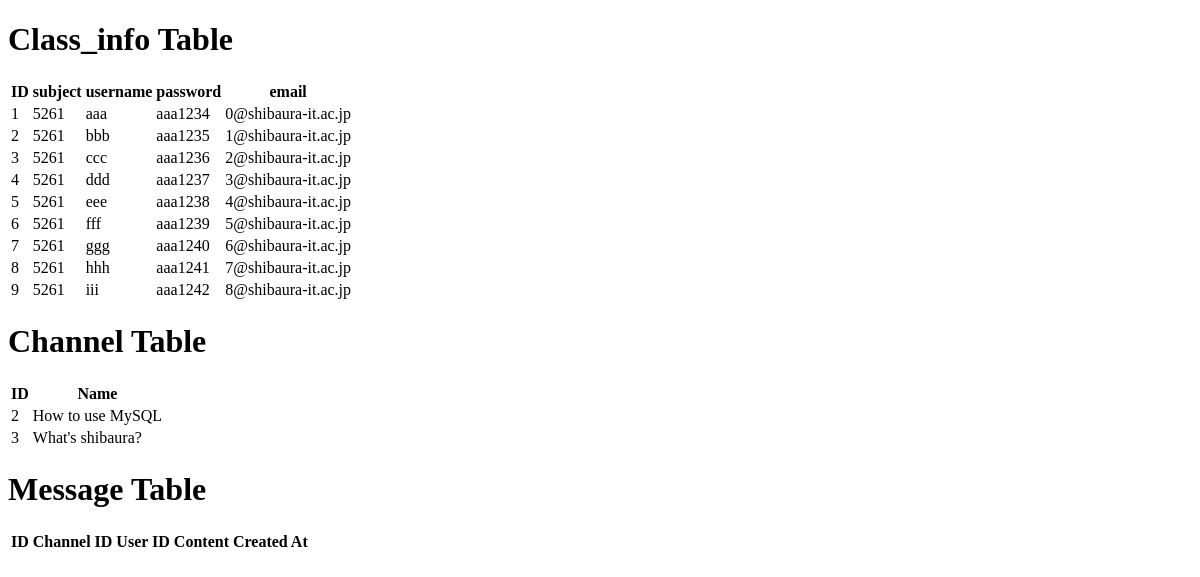
Page /view_database on the earlier database version.
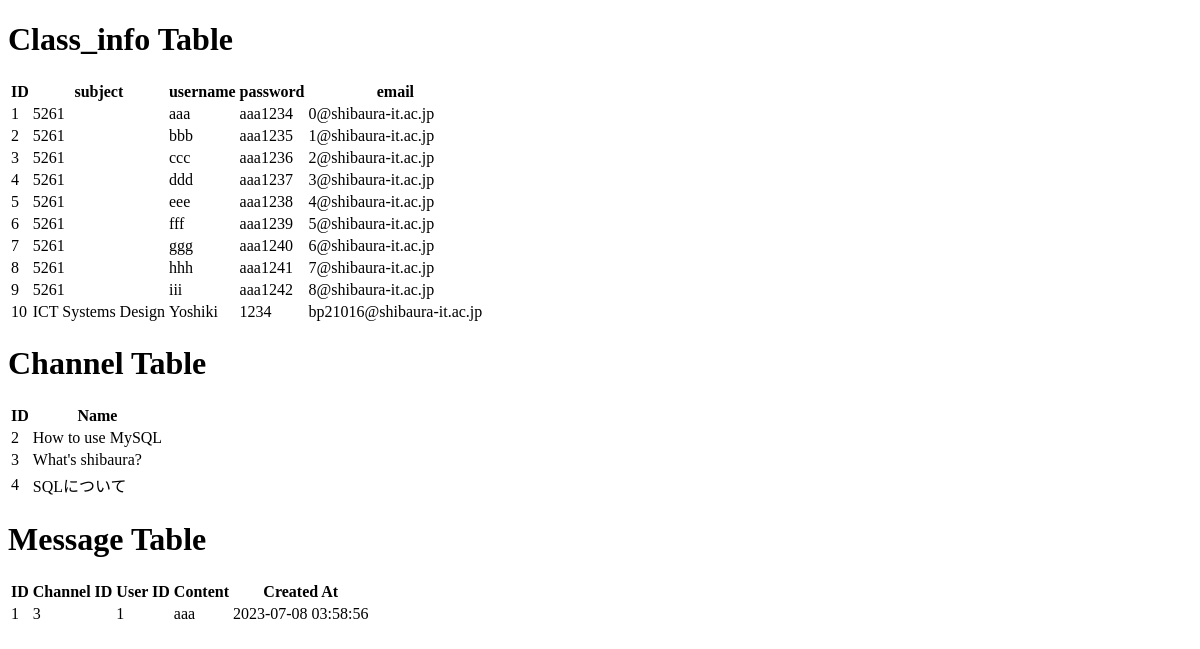
Same page on the later database version.
### tables this page shows
CREATE TABLE Class_info (
  id INTEGER PRIMARY KEY,
  subject TEXT,
  username TEXT,
  password TEXT,
  email TEXT
);

CREATE TABLE Channel (
  id INTEGER PRIMARY KEY,
  name TEXT,
  created_by INTEGER,
  FOREIGN KEY (created_by) REFERENCES Class_info(id) ON DELETE CASCADE
);

CREATE TABLE Message (
  id INTEGER PRIMARY KEY,
  channel_id INTEGER,
  user_id INTEGER,
  content TEXT,
  created_at TIMESTAMP DEFAULT CURRENT_TIMESTAMP,
  subject_id INTEGER,
  FOREIGN KEY (channel_id) REFERENCES Channel(id) ON DELETE CASCADE,
  FOREIGN KEY (user_id) REFERENCES Class_info(id)
);

### app.py (the view)
@app.route('/view_database')
def view_database():
    db = get_db()
    cursor = db.cursor()
    cursor.execute("SELECT * FROM Class_info")
    class_info_rows = cursor.fetchall()
    cursor.execute("SELECT * FROM Channel")
    channel_rows = cursor.fetchall()
    cursor.execute("SELECT * FROM Message")
    message_rows = cursor.fetchall()
    return render_template('view_database.html', class_info_rows=class_info_rows, channel_rows=channel_rows, message_rows=message_rows)

### app.py (called while the page is built)
def get_db():
    db = getattr(g, '_database', None)
    if db is None:
        db = g._database = sqlite3.connect(DATABASE)
        db.execute('PRAGMA foreign_keys = ON')  # Enable foreign key constraint
    return db

@app.teardown_appcontext
def close_connection(exception):
    db = getattr(g, '_database', None)
    if db is not None:
        db.close()

@app.before_request
def register_jinja_globals():
    app.jinja_env.globals['get_username'] = get_username

### templates/view_database.html (shortened to what this page needs)
<!DOCTYPE html>
<html>
<head>
</head>
<body>
    <h1>Class_info Table</h1>
    <table>
        <tr>
            <th>ID</th>
            <th>subject</th>
            <th>username</th>
            <th>password</th>
            <th>email</th>
        </tr>
        {% for row in class_info_rows %}
        <tr>
            <td>{{ row[0] }}</td>
            <td>{{ row[1] }}</td>
            <td>{{ row[2] }}</td>
            <td>{{ row[3] }}</td>
            <td>{{ row[4] }}</td>
        </tr>
        {% endfor %}
    </table>
    <h1>Channel Table</h1>
    <table>
        <tr>
            <th>ID</th>
            <th>Name</th>
        </tr>
        {% for row in channel_rows %}
        <tr>
            <td>{{ row[0] }}</td>
            <td>{{ row[1] }}</td>
        </tr>
        {% endfor %}
    </table>
    <h1>Message Table</h1>
    <table>
        <tr>
            <th>ID</th>
            <th>Channel ID</th>
            <th>User ID</th>
            <th>Content</th>
            <th>Created At</th>
        </tr>
        {% for row in message_rows %}
        <tr>
            <td>{{ row[0] }}</td>
            <td>{{ row[1] }}</td>
            <td>{{ row[2] }}</td>
            <td>{{ row[3] }}</td>
            <td>{{ row[4] }}</td>
        </tr>
        {% endfor %}
    </table>
</body>
</html>

Differences in the rows shown:
added Class_info: id "10", subject "ICT Systems Design", username "Yoshiki", password "1234", email "bp21016@shibaura-it.ac.jp"
added Channel: id "4", name "SQLについて"
added Message: id "1", channel "3", user "1", content "aaa", created_at "2023-07-08 03:58:56"
